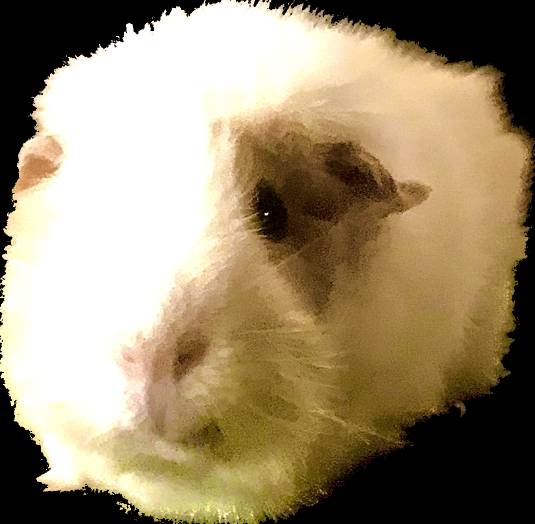
#> input picture FALAK2.png, 1069 x 1047 px, given in place of billy_720.png, which was not available (shown at 1/2 size)
$ python ssim_heatmap.py
#> lines starting #> are read from the running program, lines starting #| are printed output that depends on the picture; pictures that were not available may be replaced by others from this repository, and a replacement may not be noted
import cv2
import csv
import numpy as np
import matplotlib.pyplot as plt
from PIL import Image
import settings

from skimage import metrics

# load uncompressed image
image1 = cv2.imread(f'{settings.input_path}.png')
#> image1 is the input picture: shape (1047, 1069, 3); mean B, G, R 110.3, 139.4, 155.2
image1_plot = np.asarray(Image.open(f'{settings.input_path}.png'))
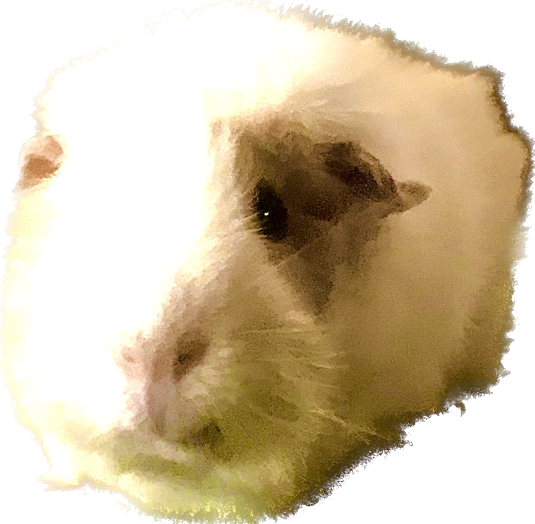
#> image1_plot: shape (1047, 1069, 4) (shown at 1/2 size); mean R, G, B, A 155.2, 139.4, 110.3, 196.4; transparent parts drawn white

# separate image into its RGB channels
image1_b = np.array(image1[:,:,0])
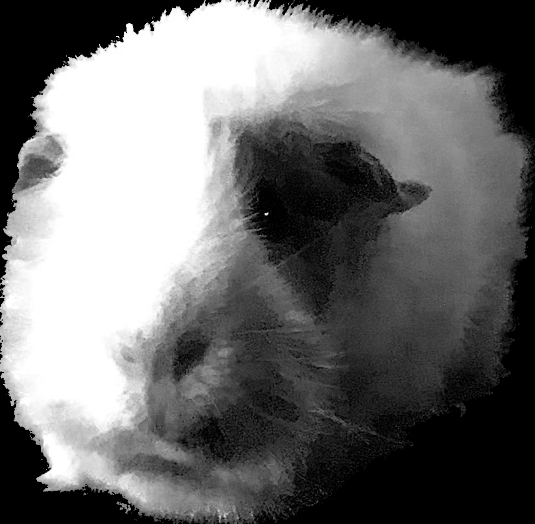
#> image1_b: shape (1047, 1069) (shown at 1/2 size); min 0, max 255, mean 110.3
image1_g = np.array(image1[:,:,1])
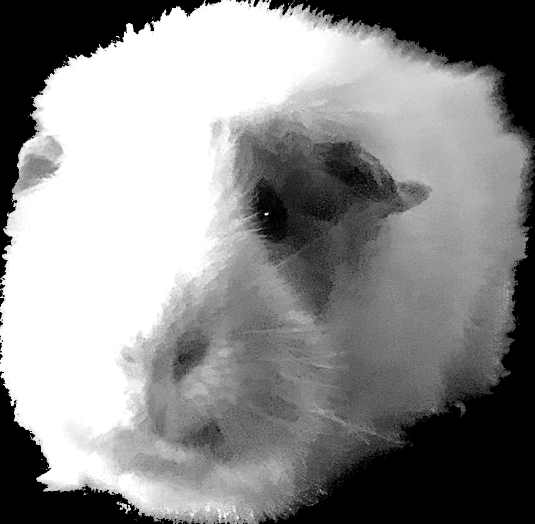
#> image1_g: shape (1047, 1069) (shown at 1/2 size); min 0, max 255, mean 139.4
image1_r = np.array(image1[:,:,2])
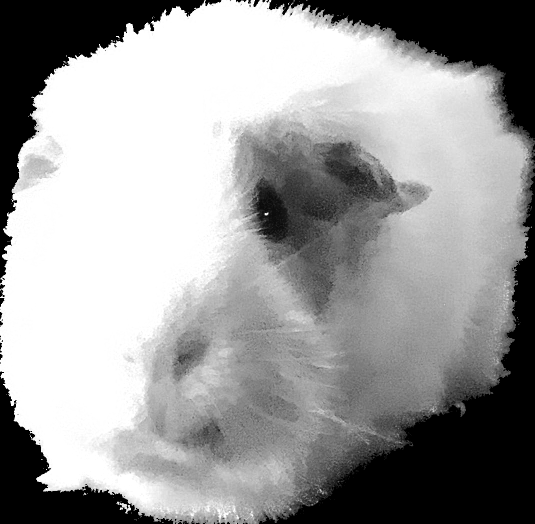
#> image1_r: shape (1047, 1069) (shown at 1/2 size); min 0, max 255, mean 155.2

# create matplotlib figure with subplots to organize heatmaps
fig, axs = plt.subplots(3, 3, figsize=(8, 6))
img_num = 1 # holds the index of the current subplot

#> (the run stopped early here; a loop or call above may not have finished)
